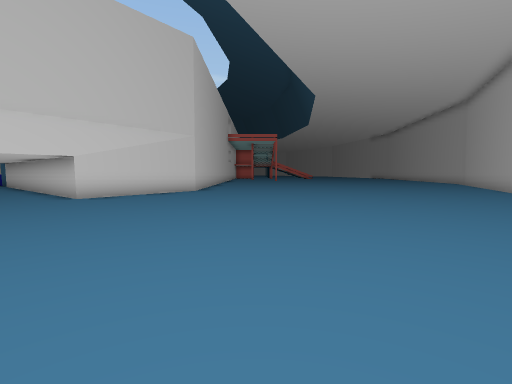
View 1 (above)

23 first-person views from a walk through a Unity game level. The camera is 1.5 m above the floor, tilts 4° down and sees 85° across. The floor is counted in squares, 2 m on a side. Each view is taken from the middle of a square. On the plan, view 1 faces up. The plan holds only what a view shows up to about 10 squares ahead; the rest is blank. The place goes on beyond the plan. Some animated figures are left out. Some surface patterns are stand-ins.

View 2
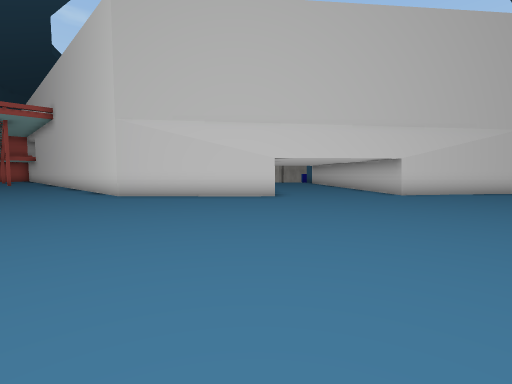

View 3
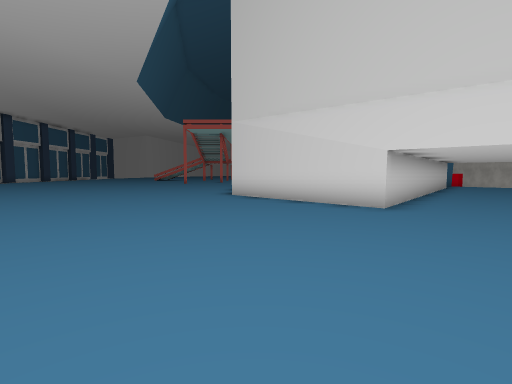

View 4
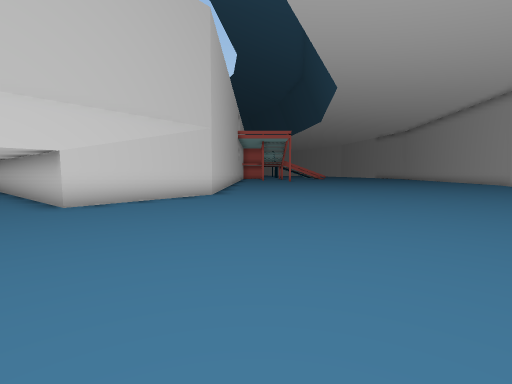

View 5
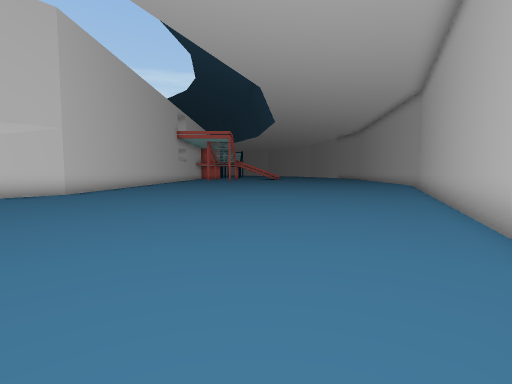

View 6
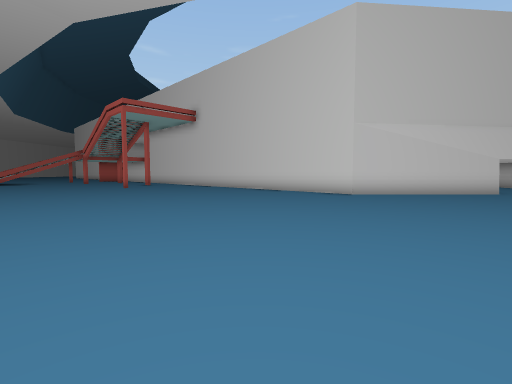

View 7
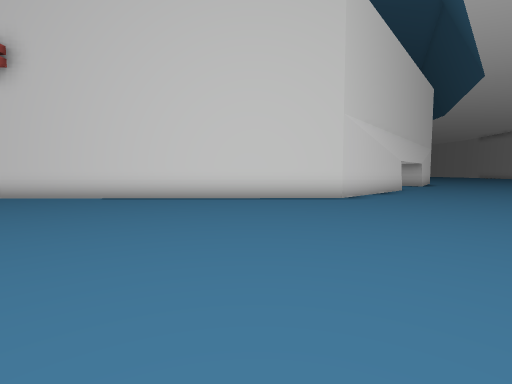

View 8
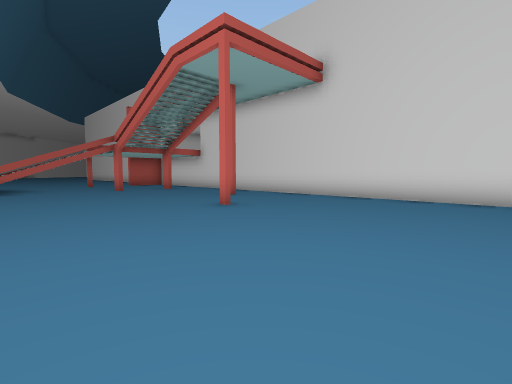

View 9
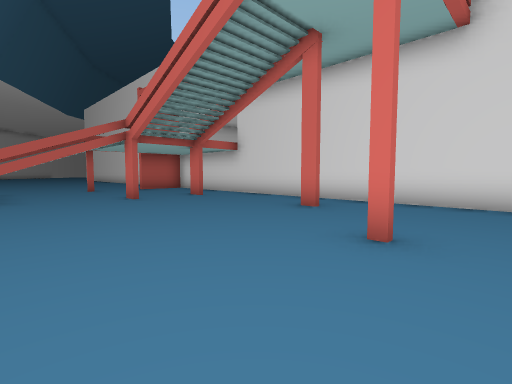

View 10
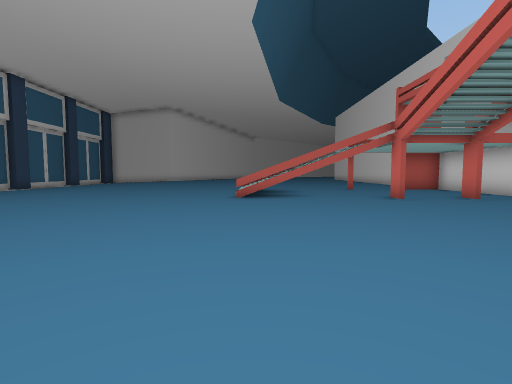

View 11
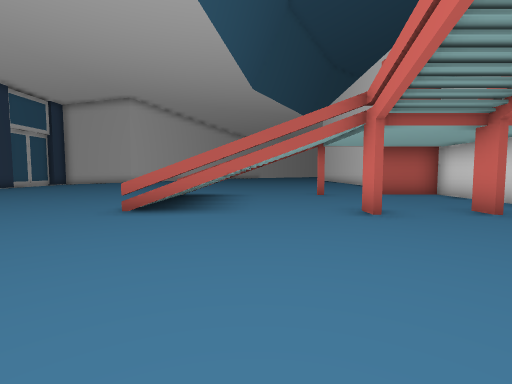

View 12
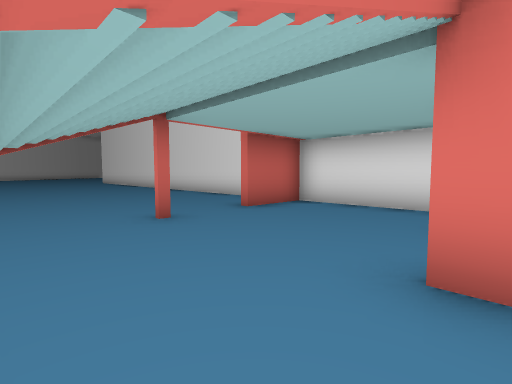

View 13
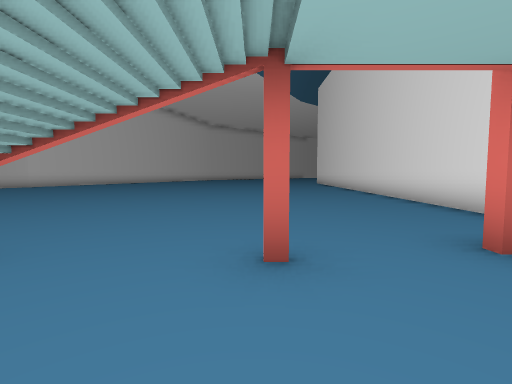

View 14
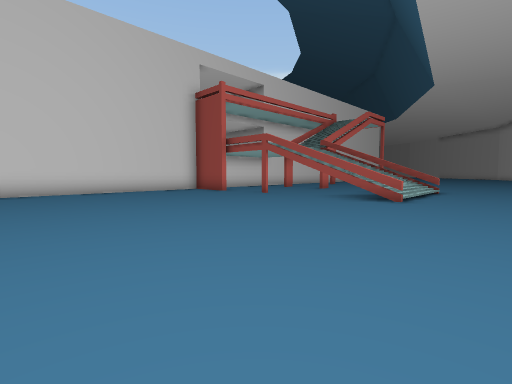

View 15
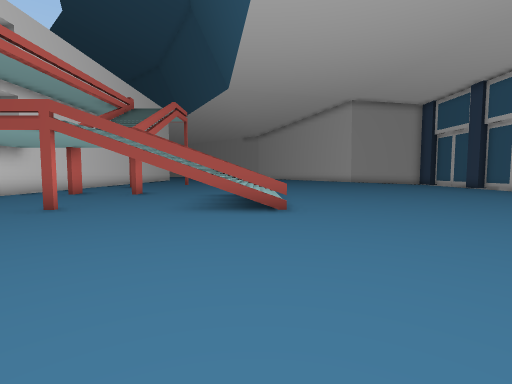

View 16
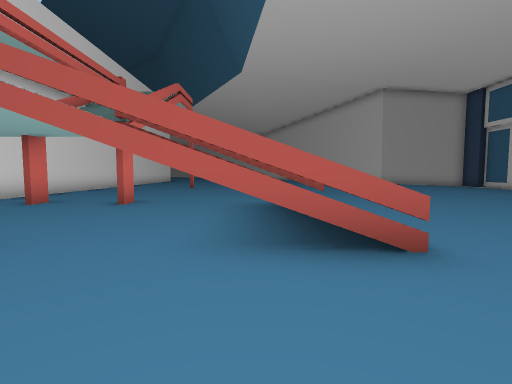

View 17
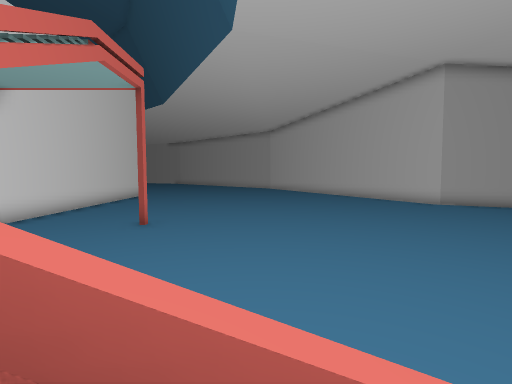

View 18
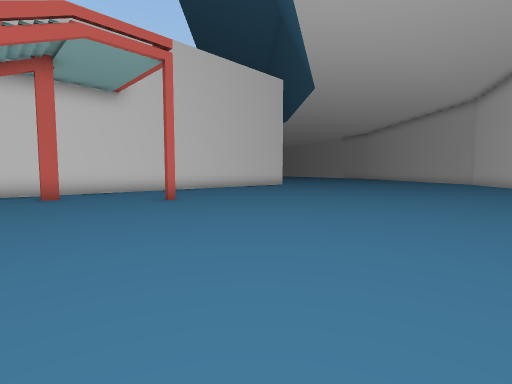

View 19
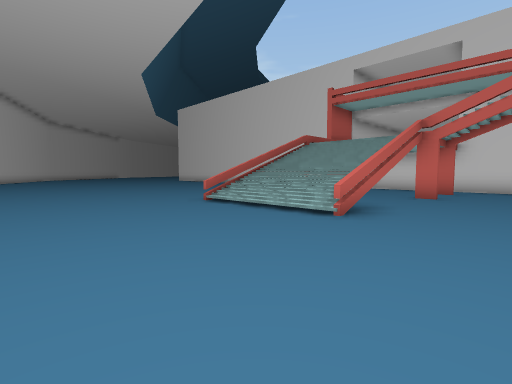

View 20
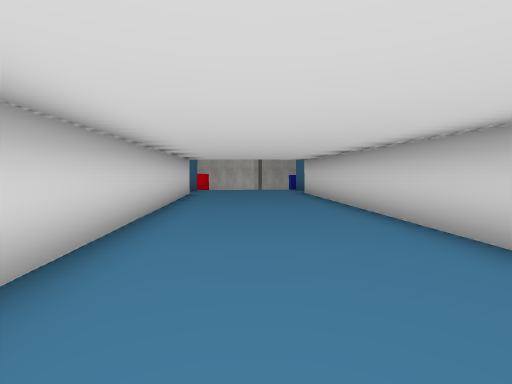

View 21
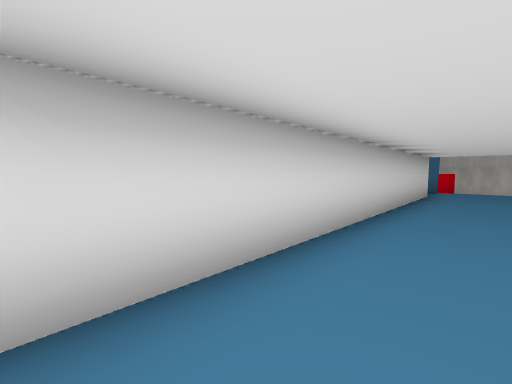

View 22
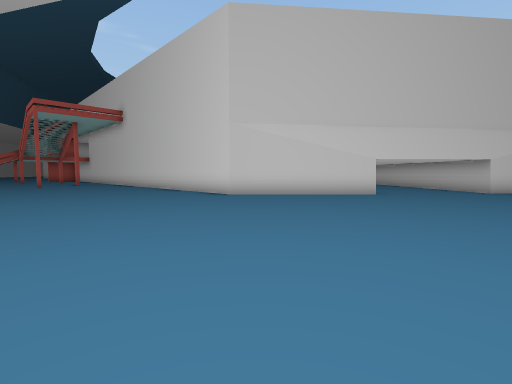

View 23
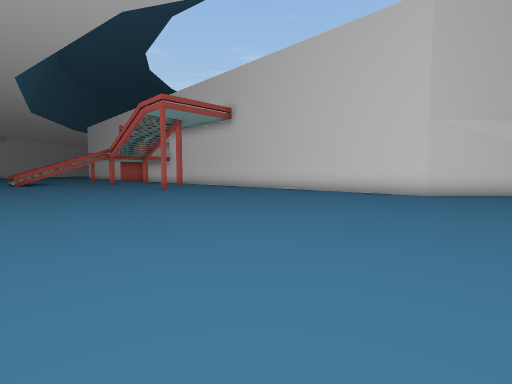

### Floor plan
Points are (right, up) in squares from view 1. A wall is a line through its corners. A room is listed if a view was taken in it or the views show most of it. See-through windows are left out.
Room 1 (views 1, 2, 3, 4, 5, 6, 7, 8, 9, 10, 11, 12, 13, 14, 15, 16, 17, 18, 19, 20, 21, 22, 23)
walls: (-23.4, -0.7) (-23.9, -0.7); (-27.9, -2.9) (-28.5, -2.9); (-28.4, -5.1) (-28.4, -6.1); (-27.9, -0.7) (-28.5, -0.7); (-32.3, -5) (-32.3, -5.5); (-32.4, -6.1) (-32.4, -5); (-15.9, 11.5) (-7.8, 4.7) (-11.5, 1.2) (-32.5, 1.2) (-32.5, -0.8); (-17, 12.5) (-16.7, 11.9); (-34.9, 1.2) (-40, 1.2); (-2.5, 12) (-2.5, 11.5) (-5.2, 8) (-10.6, 12.5); (7.6, 5.9) (8.5, 7.8)
low walls: (-28.5, -6) (-28.5, -5)

Positions as (right, up) in squares from view 1, and headings:
1: (0, 0), facing up
2: (-2, -2), facing up-left
3: (-2, 2), facing left
4: (-1, 2), facing up
5: (4, 2), facing up
6: (-7, -8), facing up-left
7: (-14, -7), facing up
8: (-16, -7), facing up-left
9: (-20, -6), facing up-left
10: (-20, -7), facing left
11: (-23, -5), facing left
12: (-28, -5), facing up-left
13: (-30, -3), facing left
14: (-40, -10), facing up-right
15: (-38, -7), facing right
16: (-35, -6), facing right
17: (-29, -6), facing right
18: (-25, -10), facing up-right
19: (-26, -12), facing up-left
20: (-7, 6), facing up-left
21: (-7, 6), facing left
22: (-4, -5), facing up-left
23: (-9, -9), facing up-left
